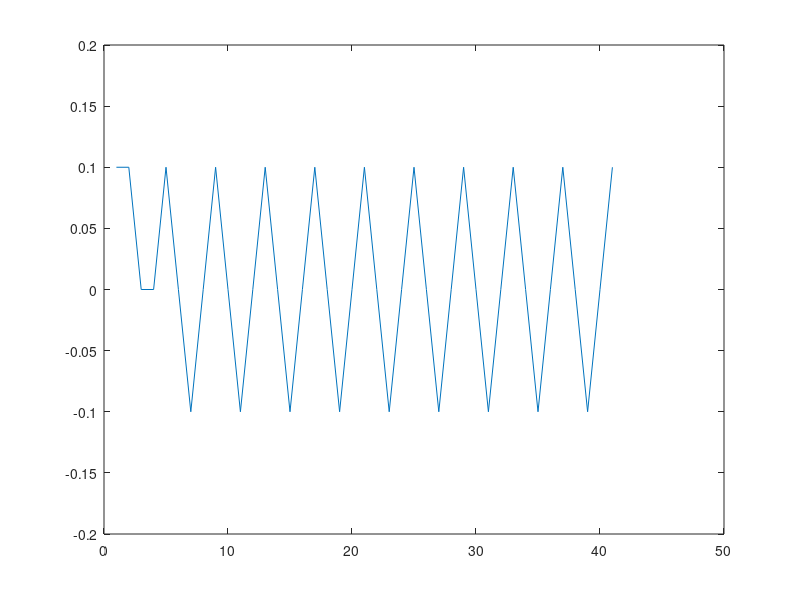

Recreate this plot in MATLAB.
Fs = 20;
F = 10;
M = 5;

t = 0:1/Fs:1;
x = sin(2*pi*F*t + pi/6);

% Add a zero between every two samples
N = length(x);
x_new = zeros([2*N-1 1]);
x_new(1:2:end) = x(:);

B = ones(1, M)/M
A = [1];
y = filter(B, A, x_new);

plot(y)
